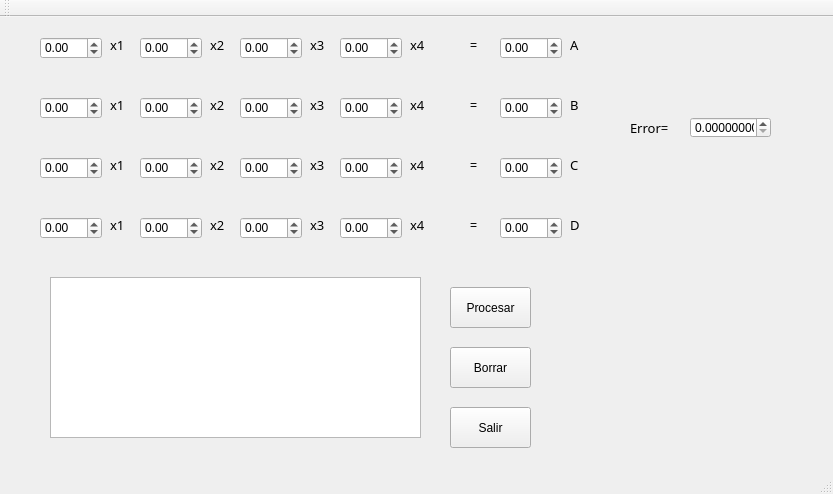
<?xml version="1.0" encoding="UTF-8"?>
<ui version="4.0">
 <class>MainWindow</class>
 <widget class="QMainWindow" name="MainWindow">
  <property name="geometry">
   <rect>
    <x>0</x>
    <y>0</y>
    <width>833</width>
    <height>494</height>
   </rect>
  </property>
  <property name="windowTitle">
   <string>MainWindow</string>
  </property>
  <widget class="QWidget" name="centralWidget">
   <widget class="QLabel" name="label_14">
    <property name="geometry">
     <rect>
      <x>470</x>
      <y>80</y>
      <width>16</width>
      <height>16</height>
     </rect>
    </property>
    <property name="text">
     <string>=</string>
    </property>
   </widget>
   <widget class="QLabel" name="label">
    <property name="geometry">
     <rect>
      <x>110</x>
      <y>20</y>
      <width>21</width>
      <height>16</height>
     </rect>
    </property>
    <property name="font">
     <font>
      <family>Ravie</family>
      <pointsize>10</pointsize>
     </font>
    </property>
    <property name="text">
     <string>x1</string>
    </property>
   </widget>
   <widget class="QLabel" name="label_2">
    <property name="geometry">
     <rect>
      <x>110</x>
      <y>80</y>
      <width>21</width>
      <height>16</height>
     </rect>
    </property>
    <property name="font">
     <font>
      <family>Ravie</family>
      <pointsize>10</pointsize>
     </font>
    </property>
    <property name="text">
     <string>x1</string>
    </property>
   </widget>
   <widget class="QLabel" name="label_13">
    <property name="geometry">
     <rect>
      <x>470</x>
      <y>20</y>
      <width>16</width>
      <height>16</height>
     </rect>
    </property>
    <property name="text">
     <string>=</string>
    </property>
   </widget>
   <widget class="QLabel" name="label_16">
    <property name="geometry">
     <rect>
      <x>470</x>
      <y>200</y>
      <width>16</width>
      <height>16</height>
     </rect>
    </property>
    <property name="text">
     <string>=</string>
    </property>
   </widget>
   <widget class="QLabel" name="label_8">
    <property name="geometry">
     <rect>
      <x>210</x>
      <y>200</y>
      <width>21</width>
      <height>16</height>
     </rect>
    </property>
    <property name="font">
     <font>
      <family>Ravie</family>
      <pointsize>10</pointsize>
     </font>
    </property>
    <property name="text">
     <string>x2</string>
    </property>
   </widget>
   <widget class="QPushButton" name="procesar">
    <property name="geometry">
     <rect>
      <x>450</x>
      <y>270</y>
      <width>81</width>
      <height>41</height>
     </rect>
    </property>
    <property name="text">
     <string>Procesar</string>
    </property>
   </widget>
   <widget class="QDoubleSpinBox" name="b1">
    <property name="geometry">
     <rect>
      <x>140</x>
      <y>20</y>
      <width>62</width>
      <height>22</height>
     </rect>
    </property>
    <property name="minimum">
     <double>-99.989999999999995</double>
    </property>
   </widget>
   <widget class="QLabel" name="label_17">
    <property name="geometry">
     <rect>
      <x>570</x>
      <y>20</y>
      <width>21</width>
      <height>16</height>
     </rect>
    </property>
    <property name="font">
     <font>
      <family>Ravie</family>
      <pointsize>10</pointsize>
     </font>
    </property>
    <property name="text">
     <string>A</string>
    </property>
   </widget>
   <widget class="QLabel" name="label_20">
    <property name="geometry">
     <rect>
      <x>570</x>
      <y>200</y>
      <width>21</width>
      <height>16</height>
     </rect>
    </property>
    <property name="font">
     <font>
      <family>Ravie</family>
      <pointsize>10</pointsize>
     </font>
    </property>
    <property name="text">
     <string>D</string>
    </property>
   </widget>
   <widget class="QDoubleSpinBox" name="d">
    <property name="geometry">
     <rect>
      <x>500</x>
      <y>200</y>
      <width>62</width>
      <height>22</height>
     </rect>
    </property>
    <property name="minimum">
     <double>-99.989999999999995</double>
    </property>
   </widget>
   <widget class="QLabel" name="label_11">
    <property name="geometry">
     <rect>
      <x>310</x>
      <y>80</y>
      <width>21</width>
      <height>16</height>
     </rect>
    </property>
    <property name="font">
     <font>
      <family>Ravie</family>
      <pointsize>10</pointsize>
     </font>
    </property>
    <property name="text">
     <string>x3</string>
    </property>
   </widget>
   <widget class="QLabel" name="label_7">
    <property name="geometry">
     <rect>
      <x>210</x>
      <y>140</y>
      <width>21</width>
      <height>16</height>
     </rect>
    </property>
    <property name="font">
     <font>
      <family>Ravie</family>
      <pointsize>10</pointsize>
     </font>
    </property>
    <property name="text">
     <string>x2</string>
    </property>
   </widget>
   <widget class="QDoubleSpinBox" name="c">
    <property name="geometry">
     <rect>
      <x>500</x>
      <y>140</y>
      <width>62</width>
      <height>22</height>
     </rect>
    </property>
    <property name="minimum">
     <double>-99.989999999999995</double>
    </property>
   </widget>
   <widget class="QDoubleSpinBox" name="c4">
    <property name="geometry">
     <rect>
      <x>240</x>
      <y>200</y>
      <width>62</width>
      <height>22</height>
     </rect>
    </property>
    <property name="minimum">
     <double>-99.989999999999995</double>
    </property>
   </widget>
   <widget class="QDoubleSpinBox" name="a1">
    <property name="geometry">
     <rect>
      <x>40</x>
      <y>20</y>
      <width>62</width>
      <height>22</height>
     </rect>
    </property>
    <property name="minimum">
     <double>-99.989999999999995</double>
    </property>
   </widget>
   <widget class="QDoubleSpinBox" name="d2">
    <property name="geometry">
     <rect>
      <x>340</x>
      <y>80</y>
      <width>62</width>
      <height>22</height>
     </rect>
    </property>
    <property name="minimum">
     <double>-99.989999999999995</double>
    </property>
   </widget>
   <widget class="QDoubleSpinBox" name="a4">
    <property name="geometry">
     <rect>
      <x>40</x>
      <y>200</y>
      <width>62</width>
      <height>22</height>
     </rect>
    </property>
    <property name="minimum">
     <double>-99.989999999999995</double>
    </property>
   </widget>
   <widget class="QLabel" name="label_6">
    <property name="geometry">
     <rect>
      <x>210</x>
      <y>80</y>
      <width>21</width>
      <height>16</height>
     </rect>
    </property>
    <property name="font">
     <font>
      <family>Ravie</family>
      <pointsize>10</pointsize>
     </font>
    </property>
    <property name="text">
     <string>x2</string>
    </property>
   </widget>
   <widget class="QLabel" name="label_28">
    <property name="geometry">
     <rect>
      <x>410</x>
      <y>140</y>
      <width>21</width>
      <height>16</height>
     </rect>
    </property>
    <property name="font">
     <font>
      <family>Ravie</family>
      <pointsize>10</pointsize>
     </font>
    </property>
    <property name="text">
     <string>x4</string>
    </property>
   </widget>
   <widget class="QLabel" name="label_9">
    <property name="geometry">
     <rect>
      <x>310</x>
      <y>20</y>
      <width>21</width>
      <height>16</height>
     </rect>
    </property>
    <property name="font">
     <font>
      <family>Ravie</family>
      <pointsize>10</pointsize>
     </font>
    </property>
    <property name="text">
     <string>x3</string>
    </property>
   </widget>
   <widget class="QDoubleSpinBox" name="a3">
    <property name="geometry">
     <rect>
      <x>40</x>
      <y>140</y>
      <width>62</width>
      <height>22</height>
     </rect>
    </property>
    <property name="minimum">
     <double>-99.989999999999995</double>
    </property>
   </widget>
   <widget class="QLabel" name="label_10">
    <property name="geometry">
     <rect>
      <x>310</x>
      <y>140</y>
      <width>21</width>
      <height>16</height>
     </rect>
    </property>
    <property name="font">
     <font>
      <family>Ravie</family>
      <pointsize>10</pointsize>
     </font>
    </property>
    <property name="text">
     <string>x3</string>
    </property>
   </widget>
   <widget class="QDoubleSpinBox" name="c1">
    <property name="geometry">
     <rect>
      <x>240</x>
      <y>20</y>
      <width>62</width>
      <height>22</height>
     </rect>
    </property>
    <property name="minimum">
     <double>-99.989999999999995</double>
    </property>
   </widget>
   <widget class="QDoubleSpinBox" name="c2">
    <property name="geometry">
     <rect>
      <x>240</x>
      <y>80</y>
      <width>62</width>
      <height>22</height>
     </rect>
    </property>
    <property name="minimum">
     <double>-99.989999999999995</double>
    </property>
   </widget>
   <widget class="QLabel" name="label_15">
    <property name="geometry">
     <rect>
      <x>470</x>
      <y>140</y>
      <width>16</width>
      <height>16</height>
     </rect>
    </property>
    <property name="text">
     <string>=</string>
    </property>
   </widget>
   <widget class="QDoubleSpinBox" name="b">
    <property name="geometry">
     <rect>
      <x>500</x>
      <y>80</y>
      <width>62</width>
      <height>22</height>
     </rect>
    </property>
    <property name="minimum">
     <double>-99.989999999999995</double>
    </property>
   </widget>
   <widget class="QDoubleSpinBox" name="b2">
    <property name="geometry">
     <rect>
      <x>140</x>
      <y>80</y>
      <width>62</width>
      <height>22</height>
     </rect>
    </property>
    <property name="minimum">
     <double>-99.989999999999995</double>
    </property>
   </widget>
   <widget class="QDoubleSpinBox" name="a">
    <property name="geometry">
     <rect>
      <x>500</x>
      <y>20</y>
      <width>62</width>
      <height>22</height>
     </rect>
    </property>
    <property name="minimum">
     <double>-99.989999999999995</double>
    </property>
   </widget>
   <widget class="QLabel" name="label_22">
    <property name="geometry">
     <rect>
      <x>410</x>
      <y>20</y>
      <width>21</width>
      <height>16</height>
     </rect>
    </property>
    <property name="font">
     <font>
      <family>Ravie</family>
      <pointsize>10</pointsize>
     </font>
    </property>
    <property name="text">
     <string>x4</string>
    </property>
   </widget>
   <widget class="QPushButton" name="salir">
    <property name="geometry">
     <rect>
      <x>450</x>
      <y>390</y>
      <width>81</width>
      <height>41</height>
     </rect>
    </property>
    <property name="text">
     <string>Salir</string>
    </property>
   </widget>
   <widget class="QLabel" name="label_12">
    <property name="geometry">
     <rect>
      <x>310</x>
      <y>200</y>
      <width>21</width>
      <height>16</height>
     </rect>
    </property>
    <property name="font">
     <font>
      <family>Ravie</family>
      <pointsize>10</pointsize>
     </font>
    </property>
    <property name="text">
     <string>x3</string>
    </property>
   </widget>
   <widget class="QDoubleSpinBox" name="b4">
    <property name="geometry">
     <rect>
      <x>140</x>
      <y>200</y>
      <width>62</width>
      <height>22</height>
     </rect>
    </property>
    <property name="minimum">
     <double>-99.989999999999995</double>
    </property>
   </widget>
   <widget class="QDoubleSpinBox" name="d4">
    <property name="geometry">
     <rect>
      <x>340</x>
      <y>200</y>
      <width>62</width>
      <height>22</height>
     </rect>
    </property>
    <property name="minimum">
     <double>-99.989999999999995</double>
    </property>
   </widget>
   <widget class="QDoubleSpinBox" name="a2">
    <property name="geometry">
     <rect>
      <x>40</x>
      <y>80</y>
      <width>62</width>
      <height>22</height>
     </rect>
    </property>
    <property name="minimum">
     <double>-99.989999999999995</double>
    </property>
   </widget>
   <widget class="QLabel" name="label_21">
    <property name="geometry">
     <rect>
      <x>630</x>
      <y>90</y>
      <width>71</width>
      <height>41</height>
     </rect>
    </property>
    <property name="font">
     <font>
      <family>Ravie</family>
      <pointsize>10</pointsize>
     </font>
    </property>
    <property name="text">
     <string>Error=</string>
    </property>
   </widget>
   <widget class="QDoubleSpinBox" name="d3">
    <property name="geometry">
     <rect>
      <x>340</x>
      <y>140</y>
      <width>62</width>
      <height>22</height>
     </rect>
    </property>
    <property name="minimum">
     <double>-99.989999999999995</double>
    </property>
   </widget>
   <widget class="QLabel" name="label_5">
    <property name="geometry">
     <rect>
      <x>210</x>
      <y>20</y>
      <width>21</width>
      <height>16</height>
     </rect>
    </property>
    <property name="font">
     <font>
      <family>Ravie</family>
      <pointsize>10</pointsize>
     </font>
    </property>
    <property name="text">
     <string>x2</string>
    </property>
   </widget>
   <widget class="QPushButton" name="borrar">
    <property name="geometry">
     <rect>
      <x>450</x>
      <y>330</y>
      <width>81</width>
      <height>41</height>
     </rect>
    </property>
    <property name="text">
     <string>Borrar</string>
    </property>
   </widget>
   <widget class="QLabel" name="label_4">
    <property name="geometry">
     <rect>
      <x>110</x>
      <y>140</y>
      <width>21</width>
      <height>16</height>
     </rect>
    </property>
    <property name="font">
     <font>
      <family>Ravie</family>
      <pointsize>10</pointsize>
     </font>
    </property>
    <property name="text">
     <string>x1</string>
    </property>
   </widget>
   <widget class="QLabel" name="label_26">
    <property name="geometry">
     <rect>
      <x>410</x>
      <y>80</y>
      <width>21</width>
      <height>16</height>
     </rect>
    </property>
    <property name="font">
     <font>
      <family>Ravie</family>
      <pointsize>10</pointsize>
     </font>
    </property>
    <property name="text">
     <string>x4</string>
    </property>
   </widget>
   <widget class="QDoubleSpinBox" name="error">
    <property name="geometry">
     <rect>
      <x>690</x>
      <y>100</y>
      <width>81</width>
      <height>21</height>
     </rect>
    </property>
    <property name="decimals">
     <number>8</number>
    </property>
   </widget>
   <widget class="QLabel" name="label_18">
    <property name="geometry">
     <rect>
      <x>570</x>
      <y>80</y>
      <width>21</width>
      <height>16</height>
     </rect>
    </property>
    <property name="font">
     <font>
      <family>Ravie</family>
      <pointsize>10</pointsize>
     </font>
    </property>
    <property name="text">
     <string>B</string>
    </property>
   </widget>
   <widget class="QDoubleSpinBox" name="b3">
    <property name="geometry">
     <rect>
      <x>140</x>
      <y>140</y>
      <width>62</width>
      <height>22</height>
     </rect>
    </property>
    <property name="minimum">
     <double>-99.989999999999995</double>
    </property>
   </widget>
   <widget class="QLabel" name="label_27">
    <property name="geometry">
     <rect>
      <x>410</x>
      <y>200</y>
      <width>21</width>
      <height>16</height>
     </rect>
    </property>
    <property name="font">
     <font>
      <family>Ravie</family>
      <pointsize>10</pointsize>
     </font>
    </property>
    <property name="text">
     <string>x4</string>
    </property>
   </widget>
   <widget class="QLabel" name="label_19">
    <property name="geometry">
     <rect>
      <x>570</x>
      <y>140</y>
      <width>21</width>
      <height>16</height>
     </rect>
    </property>
    <property name="font">
     <font>
      <family>Ravie</family>
      <pointsize>10</pointsize>
     </font>
    </property>
    <property name="text">
     <string>C</string>
    </property>
   </widget>
   <widget class="QLabel" name="label_3">
    <property name="geometry">
     <rect>
      <x>110</x>
      <y>200</y>
      <width>21</width>
      <height>16</height>
     </rect>
    </property>
    <property name="font">
     <font>
      <family>Ravie</family>
      <pointsize>10</pointsize>
     </font>
    </property>
    <property name="text">
     <string>x1</string>
    </property>
   </widget>
   <widget class="QDoubleSpinBox" name="d1">
    <property name="geometry">
     <rect>
      <x>340</x>
      <y>20</y>
      <width>62</width>
      <height>22</height>
     </rect>
    </property>
    <property name="minimum">
     <double>-99.989999999999995</double>
    </property>
   </widget>
   <widget class="QDoubleSpinBox" name="c3">
    <property name="geometry">
     <rect>
      <x>240</x>
      <y>140</y>
      <width>62</width>
      <height>22</height>
     </rect>
    </property>
    <property name="minimum">
     <double>-99.989999999999995</double>
    </property>
   </widget>
   <widget class="QTextBrowser" name="texto">
    <property name="geometry">
     <rect>
      <x>50</x>
      <y>260</y>
      <width>371</width>
      <height>161</height>
     </rect>
    </property>
   </widget>
  </widget>
  <widget class="QMenuBar" name="menuBar">
   <property name="geometry">
    <rect>
     <x>0</x>
     <y>0</y>
     <width>833</width>
     <height>21</height>
    </rect>
   </property>
  </widget>
  <widget class="QToolBar" name="mainToolBar">
   <attribute name="toolBarArea">
    <enum>TopToolBarArea</enum>
   </attribute>
   <attribute name="toolBarBreak">
    <bool>false</bool>
   </attribute>
  </widget>
  <widget class="QStatusBar" name="statusBar"/>
 </widget>
 <layoutdefault spacing="6" margin="11"/>
 <resources/>
 <connections/>
</ui>
